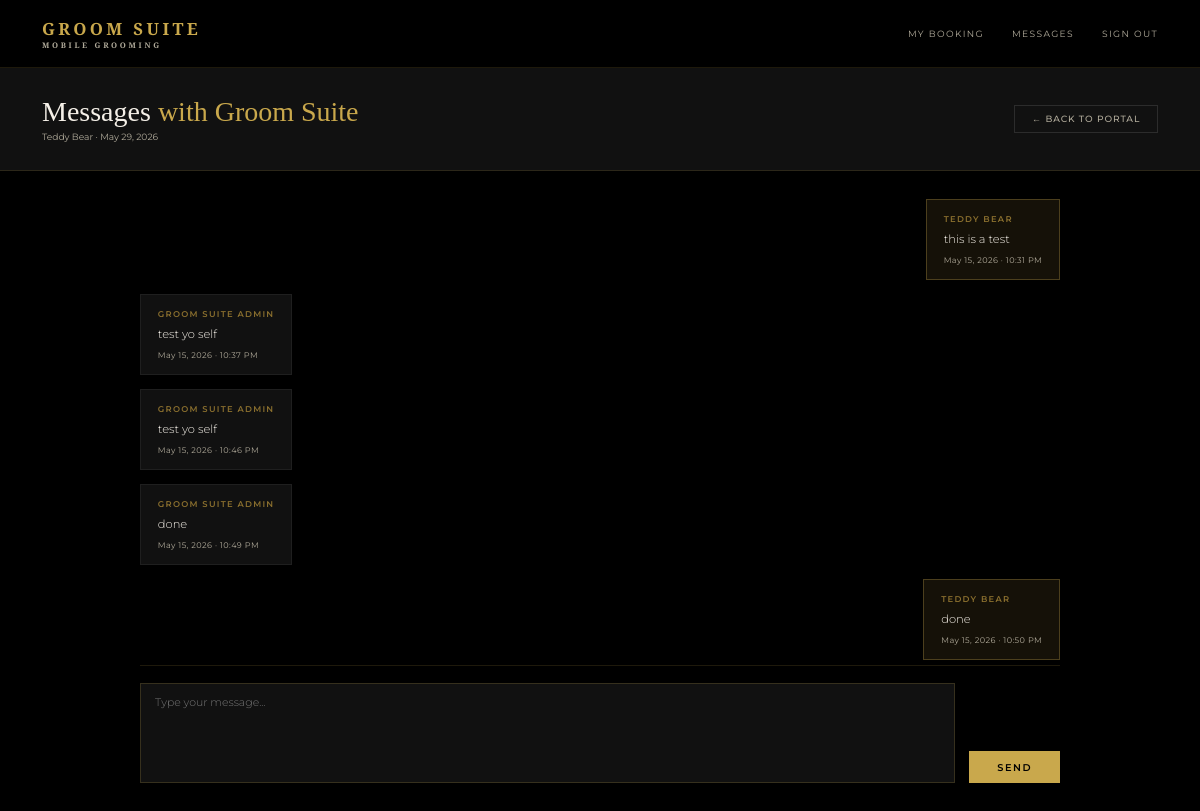
/portal/messages (signed in), run on the app's committed database.
### models.py (models this page shows)
class User(UserMixin, db.Model):
    id = db.Column(db.Integer, primary_key=True)
    name = db.Column(db.String(100), nullable=False)
    email = db.Column(db.String(120), unique=True, nullable=False)
    password = db.Column(db.String(200), nullable=False)
    role = db.Column(db.String(20), default='client')
    phone = db.Column(db.String(20))
    password_changed = db.Column(db.Boolean, default=False)
    bookings = db.relationship('Booking', backref='client', lazy=True)

class Booking(db.Model):
    id = db.Column(db.Integer, primary_key=True)
    wedding_date = db.Column(db.String(50), nullable=False)
    venue = db.Column(db.String(200), nullable=False)
    start_time = db.Column(db.String(20))
    party_size = db.Column(db.Integer, default=1)
    package = db.Column(db.String(100))
    addons = db.Column(db.String(200))
    notes = db.Column(db.Text)
    status = db.Column(db.String(20), default='pending')
    created_at = db.Column(db.DateTime, default=datetime.utcnow)
    user_id = db.Column(db.Integer, db.ForeignKey('user.id'), nullable=False)
    party_members = db.relationship('PartyMember', backref='booking', lazy=True)
    messages = db.relationship('Message', backref='booking_messages', lazy=True, foreign_keys='Message.booking_id')

class Message(db.Model):
    id = db.Column(db.Integer, primary_key=True)
    booking_id = db.Column(db.Integer, db.ForeignKey('booking.id'), nullable=False)
    sender_id = db.Column(db.Integer, db.ForeignKey('user.id'), nullable=False)
    body = db.Column(db.Text, nullable=False)
    timestamp = db.Column(db.DateTime, default=datetime.utcnow)
    read = db.Column(db.Boolean, default=False)
    sender = db.relationship('User', foreign_keys=[sender_id])
    booking = db.relationship('Booking', foreign_keys=[booking_id])

### routes.py (the view, shortened to what this page needs)
    @app.route('/portal/messages', methods=['GET', 'POST'])
    @login_required
    def portal_messages():
        booking = Booking.query.filter_by(user_id=current_user.id).first()
        if not booking:
            return redirect(url_for('portal'))
        from models import Message
        messages = Message.query.filter_by(booking_id=booking.id).order_by(Message.timestamp).all()
        for message in messages:
            if message.sender_id != current_user.id:
                message.read = True
        db.session.commit()
        return render_template('messages.html', booking=booking, messages=messages)

### app.py (called while the page is built)
@app.template_filter('format_date')
def format_date(value):
    try:
        return datetime.strptime(value, '%Y-%m-%d').strftime('%B %d, %Y')
    except:
        return value

### auth.py (called while the page is built)
def register_routes(app, login_manager):
    @login_manager.user_loader
    def load_user(user_id):
        return db.session.get(User, int(user_id))
    @app.route('/login', methods=['GET', 'POST'])
    def login():
        if request.method == 'POST':
            email = request.form.get('email')
            password = request.form.get('password')
            user = User.query.filter_by(email=email).first()
            if user and check_password_hash(user.password, password):
                login_user(user)
                if user.role == 'admin':
                    return redirect(url_for('index'))
                return redirect(url_for('portal'))
            flash('Invalid email or password')
        return render_template('login.html')
    @app.route('/logout')
    @login_required
    def logout():
        logout_user()
        return redirect(url_for('index'))

### templates/messages.html (shortened to what this page needs)
{% extends 'base.html' %}
{% block content %}
<div class="admin-header">
  <div>
    <h1 class="admin-title">Messages <span>with Groom Suite</span></h1>
    <p class="admin-meta">{{ current_user.name }} · {{ booking.wedding_date | format_date }}</p>
  </div>
  <a href="{{ url_for('portal') }}" class="btn-ghost">← Back to Portal</a>
</div>
<div class="messages-wrapper">
  <div class="messages-thread">
    {% if messages %}
      {% for message in messages %}
      <div class="message-row {% if message.sender_id == current_user.id %}message-sent{% else %}message-received{% endif %}">
        <div class="message-bubble">
          <div class="message-sender">{{ message.sender.name }}</div>
          <div class="message-body">{{ message.body }}</div>
          <div class="message-time">{{ message.timestamp.strftime('%b %d, %Y · %I:%M %p') }}</div>
        </div>
      </div>
      {% endfor %}
    {% else %}
      <div class="empty-state">
        <p>No messages yet. Send a message to Groom Suite below.</p>
      </div>
    {% endif %}
  </div>
  <div class="message-compose">
    <form method="POST" action="{{ url_for('portal_messages') }}">
      <div class="message-input-row">
        <textarea name="body" placeholder="Type your message..." required></textarea>
        <button type="submit" class="btn-gold">Send</button>
      </div>
    </form>
  </div>
</div>
{% endblock %}

### static/css/style.css (style rules this page uses)
*, *::before, *::after { box-sizing: border-box; margin: 0; padding: 0; }
:root { --gold: #C9A84C; --gold-light: #E8C96A; --gold-dim: #8a6f2e; --black: #000000; --black-2: #111111; --black-3: #1A1A1A; --black-5: #2C2C2C; --white: #F5F0E8; --white-dim: #b0aa9a; --font-display: 'Cormorant Garamond', serif; --font-body: 'Montserrat', sans-serif; }
html { font-size: 14px; }
body { font-family: var(--font-body); background: var(--black); color: var(--white); min-height: 100vh; }
.btn-gold { display: inline-block; width: auto; padding: 0.65rem 1.5rem; background: var(--gold); color: var(--black); font-family: var(--font-body); font-size: 0.7rem; font-weight: 600; letter-spacing: 0.15em; text-transform: uppercase; border: none; cursor: pointer; transition: background 0.2s; text-decoration: none; text-align: center; }
.btn-ghost { display: inline-block; padding: 0.55rem 1.2rem; background: transparent; color: var(--white-dim); font-family: var(--font-body); font-size: 0.65rem; font-weight: 500; letter-spacing: 0.1em; text-transform: uppercase; border: 1px solid var(--black-5); cursor: pointer; transition: all 0.2s; text-decoration: none; }
.admin-header { padding: 2rem 3rem; background: var(--black-2); border-bottom: 1px solid rgba(201,168,76,0.15); display: flex; align-items: center; justify-content: space-between; }
.admin-title { font-family: var(--font-display); font-size: 2rem; font-weight: 300; }
.admin-title span { color: var(--gold); }
.admin-meta { font-size: 0.65rem; color: var(--white-dim); margin-top: 0.25rem; }
.messages-wrapper { display: flex; flex-direction: column; height: calc(100vh - 160px); padding: 2rem 10rem; }
.messages-thread { flex: 1; overflow-y: auto; display: flex; flex-direction: column; gap: 1rem; padding-bottom: 1.5rem; }
.message-row { display: flex; }
.message-sent { justify-content: flex-end; }
.message-received { justify-content: flex-start; }
.message-bubble { max-width: 60%; padding: 1rem 1.2rem; border: 1px solid rgba(201,168,76,0.15); }
.message-sent .message-bubble { background: rgba(201,168,76,0.1); border-color: rgba(201,168,76,0.3); }
.message-received .message-bubble { background: var(--black-2); border-color: rgba(255,255,255,0.06); }
.message-sender { font-size: 0.6rem; letter-spacing: 0.15em; text-transform: uppercase; color: var(--gold-dim); margin-bottom: 0.4rem; font-weight: 600; }
.message-body { font-size: 0.82rem; color: var(--white); line-height: 1.6; font-weight: 300; }
.message-time { font-size: 0.58rem; color: var(--white-dim); margin-top: 0.5rem; letter-spacing: 0.05em; }
.message-compose { border-top: 1px solid rgba(201,168,76,0.15); padding-top: 1.2rem; }
.message-input-row { display: grid; grid-template-columns: 1fr auto; gap: 1rem; align-items: end; }
.message-input-row textarea { background: var(--black-2); border: 1px solid rgba(201,168,76,0.2); color: var(--white); font-family: var(--font-body); font-size: 0.78rem; font-weight: 300; padding: 0.75rem 1rem; outline: none; resize: none; height: 100px; width: 100%; transition: border-color 0.2s; }
.message-input-row .btn-gold { width: auto; padding: 0.75rem 2rem; }

### data on the page
User: name "Teddy Bear"
Booking: wedding_date "May 29, 2026"
Message: sender.name "TEDDY BEAR", body "this is a test", timestamp "May 15, 2026 · 10:31 PM"
Message: sender.name "GROOM SUITE ADMIN", body "test yo self", timestamp "May 15, 2026 · 10:37 PM"
Message: sender.name "GROOM SUITE ADMIN", body "test yo self", timestamp "May 15, 2026 · 10:46 PM"
Message: sender.name "GROOM SUITE ADMIN", body "done", timestamp "May 15, 2026 · 10:49 PM"
Message: sender.name "TEDDY BEAR", body "done", timestamp "May 15, 2026 · 10:50 PM"
